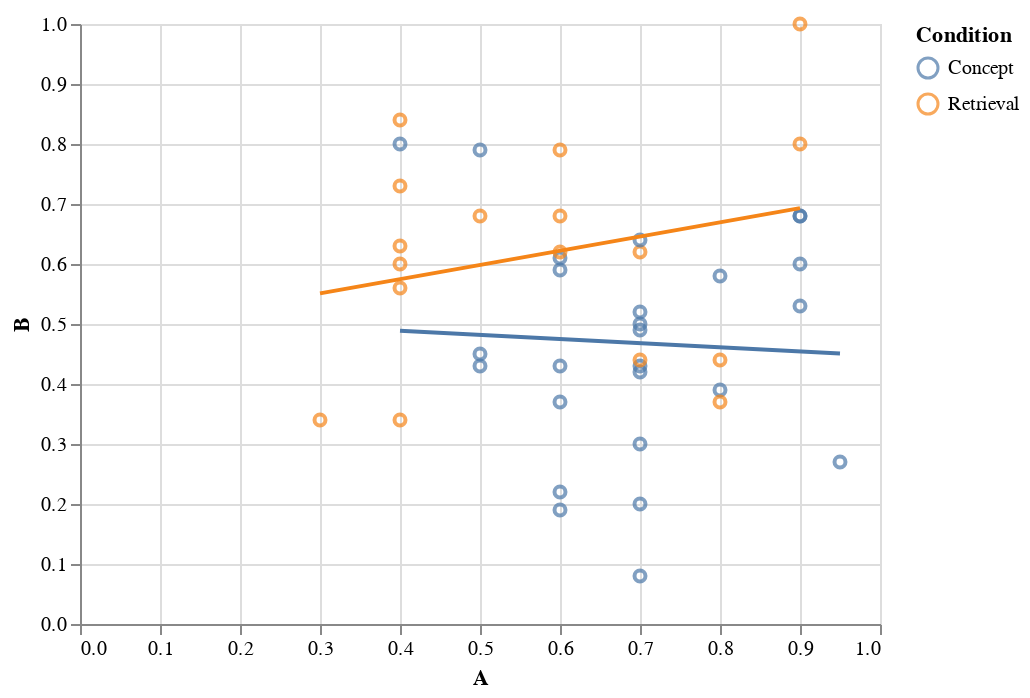

The cell this chart's notebook holds for it:
### Markdown cell above
# Question 3

How good were subjects at predicting how well they would do on the follow-up learning test? Calculate a measure of how well subjects predicted their performance and interpret the value in context. (Optionally, you may want to include a visualization as well.)

### Code cell
import numpy as np
import altair as alt

learning_df["prediction accuracy"] = learning_df["TS.avg"] - learning_df["PR.2"]
#learning_df["prediction accuracy"].describe()
#learning_df.loc[learning_df["Condition"] == "Concept", "prediction accuracy"].describe()
#learning_df.loc[learning_df["Condition"] == "Retrieval", "prediction accuracy"].describe()

#renamed to ensure functionality
learning_df["A"] = learning_df["PR.2"]
learning_df["B"] = learning_df["TS.avg"]
# make the chart
chart = alt.Chart(learning_df).mark_point().encode(
    x="A:Q",
    y="B:Q",
    color="Condition"
)
# make the lines of best fit
chart + chart.transform_regression("A", "B", groupby=["Condition"]).mark_line()

### Figure 1 — Vega-Lite specification as saved in the notebook (floating-point values rounded to 4 significant figures)
{"config": {"view": {"continuousWidth": 400, "continuousHeight": 300}}, "layer": [{"mark": "point", "encoding": {"color": {"field": "Condition", "type": "nominal"}, "x": {"field": "A", "type": "quantitative"}, "y": {"field": "B", "type": "quantitative"}}}, {"mark": "line", "encoding": {"color": {"field": "Condition", "type": "nominal"}, "x": {"field": "A", "type": "quantitative"}, "y": {"field": "B", "type": "quantitative"}}, "transform": [{"on": "A", "regression": "B", "groupby": ["Condition"]}]}], "data": {"name": "data-6a0f5ade6e8eb1f7308b8ba0993b06a6"}, "$schema": "https://vega.github.io/schema/vega-lite/v4.17.0.json", "datasets": {"data-6a0f5ade6e8eb1f7308b8ba0993b06a6": [{"ID": "KB1", "Age": 18, "Gender": "Female", "Date.P1": "11/21/16", "Date.P2": "11/28/16", "Condition": "Concept", "IC.1": 1, "IC.2": 1, "Comp.1": 1, "Comp.2": 1, "PR.1": 1.0, "PR.2": 0.8, "MCS.1": 0.75, "Scorer.1": "NK", "MCS.2": 0.67, "Scorer.2": "TT", "MCS.avg": 0.71, "R1CS.1": null, "Scorer.1.1": null, "R1CS.2": null, "Scorer.2.1": null, "R1CS.avg": null, "R2CS.1": null, "Scorer.1.2": null, "R2CS.2": null, "Scorer.2.2": null, "R2CS.avg": null, "TS.1": 0.36, "Scorer.1.3": "NK", "TS.2": 0.42, "Scorer.2.3": "MS", "TS.avg": 0.39, "Exc.1": 0, "Exc.2": 0, "Collection": 1, "prediction accuracy": -0.41, "predicted prediction accuracy": 0.5194, "A": 0.8, "B": 0.39}, {"ID": "KB2", "Age": 18, "Gender": "Male", "Date.P1": "11/21/16", "Date.P2": "11/28/16", "Condition": "Concept", "IC.1": 1, "IC.2": 1, "Comp.1": 1, "Comp.2": 1, "PR.1": 0.0, "PR.2": 0.7, "MCS.1": 0.4, "Scorer.1": "NK", "MCS.2": 0.367, "Scorer.2": "TT", "MCS.avg": 0.3835, "R1CS.1": null, "Scorer.1.1": null, "R1CS.2": null, "Scorer.2.1": null, "R1CS.avg": null, "R2CS.1": null, "Scorer.1.2": null, "R2CS.2": null, "Scorer.2.2": null, "R2CS.avg": null, "TS.1": 0.48, "Scorer.1.3": "MS", "TS.2": 0.36, "Scorer.2.3": "NK", "TS.avg": 0.42, "Exc.1": 0, "Exc.2": 0, "Collection": 1, "prediction accuracy": -0.28, "predicted prediction accuracy": 0.5244, "A": 0.7, "B": 0.42}, {"ID": "KB3", "Age": 18, "Gender": "Male", "Date.P1": "11/21/16", "Date.P2": "11/28/16", "Condition": "Concept", "IC.1": 1, "IC.2": 1, "Comp.1": 1, "Comp.2": 1, "PR.1": 0.0, "PR.2": 0.7, "MCS.1": 0.433, "Scorer.1": "NK", "MCS.2": 0.55, "Scorer.2": "MS", "MCS.avg": 0.4915, "R1CS.1": null, "Scorer.1.1": null, "R1CS.2": null, "Scorer.2.1": null, "R1CS.avg": null, "R2CS.1": null, "Scorer.1.2": null, "R2CS.2": null, "Scorer.2.2": null, "R2CS.avg": null, "TS.1": 0.08, "Scorer.1.3": "NK", "TS.2": 0.08, "Scorer.2.3": "MS", "TS.avg": 0.08, "Exc.1": 0, "Exc.2": 0, "Collection": 1, "prediction accuracy": -0.62, "predicted prediction accuracy": 0.5244, "A": 0.7, "B": 0.08}, {"ID": "KB4", "Age": 19, "Gender": "Female", "Date.P1": "11/21/16", "Date.P2": "11/28/16", "Condition": "Concept", "IC.1": 1, "IC.2": 1, "Comp.1": 1, "Comp.2": 1, "PR.1": 0.0, "PR.2": 0.7, "MCS.1": 0.317, "Scorer.1": "NK", "MCS.2": 0.333, "Scorer.2": "MS", "MCS.avg": 0.325, "R1CS.1": null, "Scorer.1.1": null, "R1CS.2": null, "Scorer.2.1": null, "R1CS.avg": null, "R2CS.1": null, "Scorer.1.2": null, "R2CS.2": null, "Scorer.2.2": null, "R2CS.avg": null, "TS.1": 0.44, "Scorer.1.3": "MS", "TS.2": 0.42, "Scorer.2.3": "NK", "TS.avg": 0.43, "Exc.1": 0, "Exc.2": 0, "Collection": 1, "prediction accuracy": -0.27, "predicted prediction accuracy": 0.5244, "A": 0.7, "B": 0.43}, {"ID": "KB5", "Age": 19, "Gender": "Female", "Date.P1": "11/22/16", "Date.P2": "11/29/16", "Condition": "Concept", "IC.1": 1, "IC.2": 1, "Comp.1": 1, "Comp.2": 1, "PR.1": 0.0, "PR.2": 0.95, "MCS.1": 0.683, "Scorer.1": "NK", "MCS.2": 0.717, "Scorer.2": "MS", "MCS.avg": 0.7, "R1CS.1": null, "Scorer.1.1": null, "R1CS.2": null, "Scorer.2.1": null, "R1CS.avg": null, "R2CS.1": null, "Scorer.1.2": null, "R2CS.2": null, "Scorer.2.2": null, "R2CS.avg": null, "TS.1": 0.26, "Scorer.1.3": "NK", "TS.2": 0.28, "Scorer.2.3": "MS", "TS.avg": 0.27, "Exc.1": 0, "Exc.2": 0, "Collection": 1, "prediction accuracy": -0.68, "predicted prediction accuracy": 0.5118, "A": 0.95, "B": 0.27}, {"ID": "KB6", "Age": 19, "Gender": "Male", "Date.P1": "11/22/16", "Date.P2": "11/29/16", "Condition": "Concept", "IC.1": 1, "IC.2": 1, "Comp.1": 1, "Comp.2": 1, "PR.1": 1.0, "PR.2": 0.6, "MCS.1": 0.817, "Scorer.1": "NK", "MCS.2": 0.783, "Scorer.2": "MS", "MCS.avg": 0.8, "R1CS.1": null, "Scorer.1.1": null, "R1CS.2": null, "Scorer.2.1": null, "R1CS.avg": null, "R2CS.1": null, "Scorer.1.2": null, "R2CS.2": null, "Scorer.2.2": null, "R2CS.avg": null, "TS.1": 0.4, "Scorer.1.3": "NK", "TS.2": 0.46, "Scorer.2.3": "MS", "TS.avg": 0.43, "Exc.1": 0, "Exc.2": 0, "Collection": 1, "prediction accuracy": -0.17, "predicted prediction accuracy": 0.5295, "A": 0.6, "B": 0.43}, {"ID": "KB7", "Age": 18, "Gender": "Male", "Date.P1": "11/22/16", "Date.P2": "12/6/16", "Condition": "Concept", "IC.1": 1, "IC.2": 1, "Comp.1": 1, "Comp.2": 1, "PR.1": 1.0, "PR.2": 0.6, "MCS.1": 0.733, "Scorer.1": "NK", "MCS.2": 0.767, "Scorer.2": "MS", "MCS.avg": 0.75, "R1CS.1": null, "Scorer.1.1": null, "R1CS.2": null, "Scorer.2.1": null, "R1CS.avg": null, "R2CS.1": null, "Scorer.1.2": null, "R2CS.2": null, "Scorer.2.2": null, "R2CS.avg": null, "TS.1": 0.38, "Scorer.1.3": "MS", "TS.2": 0.36, "Scorer.2.3": "CB", "TS.avg": 0.37, "Exc.1": 0, "Exc.2": 0, "Collection": 1, "prediction accuracy": -0.23, "predicted prediction accuracy": 0.5295, "A": 0.6, "B": 0.37}, {"ID": "KB8", "Age": 20, "Gender": "Male", "Date.P1": "11/22/16", "Date.P2": "11/29/16", "Condition": "Concept", "IC.1": 1, "IC.2": 1, "Comp.1": 1, "Comp.2": 1, "PR.1": 1.0, "PR.2": 0.5, "MCS.1": 0.35, "Scorer.1": "NK", "MCS.2": 0.333, "Scorer.2": "MS", "MCS.avg": 0.3415, "R1CS.1": null, "Scorer.1.1": null, "R1CS.2": null, "Scorer.2.1": null, "R1CS.avg": null, "R2CS.1": null, "Scorer.1.2": null, "R2CS.2": null, "Scorer.2.2": null, "R2CS.avg": null, "TS.1": 0.44, "Scorer.1.3": "NK", "TS.2": 0.46, "Scorer.2.3": "MS", "TS.avg": 0.45, "Exc.1": 0, "Exc.2": 0, "Collection": 1, "prediction accuracy": -0.05, "predicted prediction accuracy": 0.5346, "A": 0.5, "B": 0.45}, {"ID": "KB9", "Age": 20, "Gender": "Male", "Date.P1": "11/22/16", "Date.P2": "11/28/16", "Condition": "Concept", "IC.1": 1, "IC.2": 1, "Comp.1": 1, "Comp.2": 1, "PR.1": 0.0, "PR.2": 0.6, "MCS.1": 0.65, "Scorer.1": "NK", "MCS.2": 0.65, "Scorer.2": "MS", "MCS.avg": 0.65, "R1CS.1": null, "Scorer.1.1": null, "R1CS.2": null, "Scorer.2.1": null, "R1CS.avg": null, "R2CS.1": null, "Scorer.1.2": null, "R2CS.2": null, "Scorer.2.2": null, "R2CS.avg": null, "TS.1": 0.64, "Scorer.1.3": "MS", "TS.2": 0.58, "Scorer.2.3": "NK", "TS.avg": 0.61, "Exc.1": 0, "Exc.2": 0, "Collection": 1, "prediction accuracy": 0.01, "predicted prediction accuracy": 0.5295, "A": 0.6, "B": 0.61}, {"ID": "KB10", "Age": 20, "Gender": "Female", "Date.P1": "11/29/16", "Date.P2": "12/6/16", "Condition": "Concept", "IC.1": 1, "IC.2": 1, "Comp.1": 1, "Comp.2": 1, "PR.1": 1.0, "PR.2": 0.9, "MCS.1": 0.817, "Scorer.1": "NK", "MCS.2": 0.783, "Scorer.2": "MS", "MCS.avg": 0.8, "R1CS.1": null, "Scorer.1.1": null, "R1CS.2": null, "Scorer.2.1": null, "R1CS.avg": null, "R2CS.1": null, "Scorer.1.2": null, "R2CS.2": null, "Scorer.2.2": null, "R2CS.avg": null, "TS.1": 0.66, "Scorer.1.3": "NK", "TS.2": 0.7, "Scorer.2.3": "MS", "TS.avg": 0.68, "Exc.1": 0, "Exc.2": 0, "Collection": 1, "prediction accuracy": -0.22, "predicted prediction accuracy": 0.5143, "A": 0.9, "B": 0.68}, {"ID": "KB11", "Age": 21, "Gender": "Female", "Date.P1": "11/21/16", "Date.P2": "11/28/16", "Condition": "Retrieval", "IC.1": 1, "IC.2": 1, "Comp.1": 1, "Comp.2": 1, "PR.1": null, "PR.2": 0.4, "MCS.1": null, "Scorer.1": null, "MCS.2": null, "Scorer.2": null, "MCS.avg": null, "R1CS.1": 0.6, "Scorer.1.1": "NK", "R1CS.2": 0.6, "Scorer.2.1": "TT", "R1CS.avg": 0.6, "R2CS.1": 0.76, "Scorer.1.2": "NK", "R2CS.2": 0.783, "Scorer.2.2": "TT", "R2CS.avg": 0.772, "TS.1": 0.38, "Scorer.1.3": "MS", "TS.2": 0.3, "Scorer.2.3": "NK", "TS.avg": 0.34, "Exc.1": 0, "Exc.2": 0, "Collection": 1, "prediction accuracy": -0.06, "predicted prediction accuracy": 0.5396, "A": 0.4, "B": 0.34}, {"ID": "KB12", "Age": 18, "Gender": "Female", "Date.P1": "11/21/16", "Date.P2": "11/29/16", "Condition": "Retrieval", "IC.1": 1, "IC.2": 1, "Comp.1": 1, "Comp.2": 1, "PR.1": null, "PR.2": 0.6, "MCS.1": null, "Scorer.1": null, "MCS.2": null, "Scorer.2": null, "MCS.avg": null, "R1CS.1": 0.81, "Scorer.1.1": "NK", "R1CS.2": 0.85, "Scorer.2.1": "TT", "R1CS.avg": 0.83, "R2CS.1": 0.93, "Scorer.1.2": "NK", "R2CS.2": 0.933, "Scorer.2.2": "TT", "R2CS.avg": 0.932, "TS.1": 0.76, "Scorer.1.3": "NK", "TS.2": 0.82, "Scorer.2.3": "MS", "TS.avg": 0.79, "Exc.1": 0, "Exc.2": 0, "Collection": 1, "prediction accuracy": 0.19, "predicted prediction accuracy": 0.5295, "A": 0.6, "B": 0.79}, {"ID": "KB13", "Age": 20, "Gender": "Female", "Date.P1": "11/21/16", "Date.P2": "11/28/16", "Condition": "Retrieval", "IC.1": 1, "IC.2": 1, "Comp.1": 1, "Comp.2": 1, "PR.1": null, "PR.2": 0.9, "MCS.1": null, "Scorer.1": null, "MCS.2": null, "Scorer.2": null, "MCS.avg": null, "R1CS.1": 0.63, "Scorer.1.1": "NK", "R1CS.2": 0.617, "Scorer.2.1": "TT", "R1CS.avg": 0.624, "R2CS.1": 0.76, "Scorer.1.2": "NK", "R2CS.2": 0.8, "Scorer.2.2": "TT", "R2CS.avg": 0.78, "TS.1": 0.8, "Scorer.1.3": "MS", "TS.2": 0.8, "Scorer.2.3": "NK", "TS.avg": 0.8, "Exc.1": 0, "Exc.2": 0, "Collection": 1, "prediction accuracy": -0.1, "predicted prediction accuracy": 0.5143, "A": 0.9, "B": 0.8}, {"ID": "KB14", "Age": 19, "Gender": "Female", "Date.P1": "11/21/16", "Date.P2": "11/28/16", "Condition": "Retrieval", "IC.1": 1, "IC.2": 1, "Comp.1": 1, "Comp.2": 1, "PR.1": null, "PR.2": 0.7, "MCS.1": null, "Scorer.1": null, "MCS.2": null, "Scorer.2": null, "MCS.avg": null, "R1CS.1": 0.56, "Scorer.1.1": "NK", "R1CS.2": 0.567, "Scorer.2.1": "TT", "R1CS.avg": 0.564, "R2CS.1": 0.18, "Scorer.1.2": "NK", "R2CS.2": 0.167, "Scorer.2.2": "TT", "R2CS.avg": 0.174, "TS.1": 0.48, "Scorer.1.3": "MS", "TS.2": 0.4, "Scorer.2.3": "NK", "TS.avg": 0.44, "Exc.1": 0, "Exc.2": 0, "Collection": 1, "prediction accuracy": -0.26, "predicted prediction accuracy": 0.5244, "A": 0.7, "B": 0.44}, {"ID": "KB15", "Age": 18, "Gender": "Female", "Date.P1": "11/22/16", "Date.P2": "11/29/16", "Condition": "Retrieval", "IC.1": 1, "IC.2": 1, "Comp.1": 1, "Comp.2": 1, "PR.1": null, "PR.2": 0.3, "MCS.1": null, "Scorer.1": null, "MCS.2": null, "Scorer.2": null, "MCS.avg": null, "R1CS.1": 0.4, "Scorer.1.1": "TT", "R1CS.2": 0.35, "Scorer.2.1": "LH", "R1CS.avg": 0.375, "R2CS.1": 0.483, "Scorer.1.2": "TT", "R2CS.2": 0.55, "Scorer.2.2": "LH", "R2CS.avg": 0.517, "TS.1": 0.34, "Scorer.1.3": "MS", "TS.2": 0.34, "Scorer.2.3": "CB", "TS.avg": 0.34, "Exc.1": 0, "Exc.2": 0, "Collection": 1, "prediction accuracy": 0.04, "predicted prediction accuracy": 0.5447, "A": 0.3, "B": 0.34}, {"ID": "KB16", "Age": 19, "Gender": "Male", "Date.P1": "11/22/16", "Date.P2": "11/29/16", "Condition": "Retrieval", "IC.1": 1, "IC.2": 1, "Comp.1": 1, "Comp.2": 1, "PR.1": null, "PR.2": 0.4, "MCS.1": null, "Scorer.1": null, "MCS.2": null, "Scorer.2": null, "MCS.avg": null, "R1CS.1": 0.5, "Scorer.1.1": "TT", "R1CS.2": 0.55, "Scorer.2.1": "LH", "R1CS.avg": 0.525, "R2CS.1": 0.8, "Scorer.1.2": "TT", "R2CS.2": 0.83, "Scorer.2.2": "LH", "R2CS.avg": 0.82, "TS.1": 0.6, "Scorer.1.3": "NK", "TS.2": 0.6, "Scorer.2.3": "MS", "TS.avg": 0.6, "Exc.1": 0, "Exc.2": 0, "Collection": 1, "prediction accuracy": 0.2, "predicted prediction accuracy": 0.5396, "A": 0.4, "B": 0.6}, {"ID": "KB18", "Age": 20, "Gender": "Male", "Date.P1": "11/22/16", "Date.P2": "11/29/16", "Condition": "Retrieval", "IC.1": 1, "IC.2": 1, "Comp.1": 1, "Comp.2": 1, "PR.1": null, "PR.2": 0.7, "MCS.1": null, "Scorer.1": null, "MCS.2": null, "Scorer.2": null, "MCS.avg": null, "R1CS.1": 0.7, "Scorer.1.1": "TT", "R1CS.2": 0.67, "Scorer.2.1": "LH", "R1CS.avg": 0.685, "R2CS.1": 0.8, "Scorer.1.2": "TT", "R2CS.2": 0.883, "Scorer.2.2": "LH", "R2CS.avg": 0.842, "TS.1": 0.6, "Scorer.1.3": "MS", "TS.2": 0.64, "Scorer.2.3": "CB", "TS.avg": 0.62, "Exc.1": 0, "Exc.2": 0, "Collection": 1, "prediction accuracy": -0.08, "predicted prediction accuracy": 0.5244, "A": 0.7, "B": 0.62}, {"ID": "KB19", "Age": 21, "Gender": "Female", "Date.P1": "11/29/16", "Date.P2": "12/6/16", "Condition": "Retrieval", "IC.1": 1, "IC.2": 1, "Comp.1": 1, "Comp.2": 1, "PR.1": null, "PR.2": 0.4, "MCS.1": null, "Scorer.1": null, "MCS.2": null, "Scorer.2": null, "MCS.avg": null, "R1CS.1": 0.57, "Scorer.1.1": "LH", "R1CS.2": 0.65, "Scorer.2.1": "TT", "R1CS.avg": 0.61, "R2CS.1": 0.73, "Scorer.1.2": "LH", "R2CS.2": 0.817, "Scorer.2.2": "TT", "R2CS.avg": 0.774, "TS.1": 0.72, "Scorer.1.3": "NK", "TS.2": 0.74, "Scorer.2.3": "MS", "TS.avg": 0.73, "Exc.1": 0, "Exc.2": 0, "Collection": 1, "prediction accuracy": 0.33, "predicted prediction accuracy": 0.5396, "A": 0.4, "B": 0.73}, {"ID": "KB20", "Age": 17, "Gender": "Male", "Date.P1": "11/29/16", "Date.P2": "12/6/16", "Condition": "Retrieval", "IC.1": 1, "IC.2": 1, "Comp.1": 1, "Comp.2": 1, "PR.1": null, "PR.2": 0.6, "MCS.1": null, "Scorer.1": null, "MCS.2": null, "Scorer.2": null, "MCS.avg": null, "R1CS.1": 0.583, "Scorer.1.1": "LH", "R1CS.2": 0.633, "Scorer.2.1": "TT", "R1CS.avg": 0.61, "R2CS.1": 0.733, "Scorer.1.2": "LH", "R2CS.2": 0.767, "Scorer.2.2": "TT", "R2CS.avg": 0.75, "TS.1": 0.62, "Scorer.1.3": "NK", "TS.2": 0.62, "Scorer.2.3": "CB", "TS.avg": 0.62, "Exc.1": 0, "Exc.2": 0, "Collection": 1, "prediction accuracy": 0.02, "predicted prediction accuracy": 0.5295, "A": 0.6, "B": 0.62}, {"ID": "KB21", "Age": 20, "Gender": "Male", "Date.P1": "11/29/16", "Date.P2": "12/6/16", "Condition": "Concept", "IC.1": 1, "IC.2": 1, "Comp.1": 1, "Comp.2": 1, "PR.1": 0.0, "PR.2": 0.8, "MCS.1": 0.55, "Scorer.1": "NK", "MCS.2": 0.583, "Scorer.2": "CB", "MCS.avg": 0.567, "R1CS.1": null, "Scorer.1.1": null, "R1CS.2": null, "Scorer.2.1": null, "R1CS.avg": null, "R2CS.1": null, "Scorer.1.2": null, "R2CS.2": null, "Scorer.2.2": null, "R2CS.avg": null, "TS.1": 0.56, "Scorer.1.3": "MS", "TS.2": 0.6, "Scorer.2.3": "CB", "TS.avg": 0.58, "Exc.1": 0, "Exc.2": 0, "Collection": 1, "prediction accuracy": -0.22, "predicted prediction accuracy": 0.5194, "A": 0.8, "B": 0.58}, {"ID": "KB22", "Age": 18, "Gender": "Male", "Date.P1": "11/29/16", "Date.P2": "12/6/16", "Condition": "Concept", "IC.1": 1, "IC.2": 1, "Comp.1": 1, "Comp.2": 1, "PR.1": 0.0, "PR.2": 0.6, "MCS.1": 0.417, "Scorer.1": "NK", "MCS.2": 0.433, "Scorer.2": "CB", "MCS.avg": 0.425, "R1CS.1": null, "Scorer.1.1": null, "R1CS.2": null, "Scorer.2.1": null, "R1CS.avg": null, "R2CS.1": null, "Scorer.1.2": null, "R2CS.2": null, "Scorer.2.2": null, "R2CS.avg": null, "TS.1": 0.18, "Scorer.1.3": "NK", "TS.2": 0.2, "Scorer.2.3": "MS", "TS.avg": 0.19, "Exc.1": 0, "Exc.2": 0, "Collection": 1, "prediction accuracy": -0.41, "predicted prediction accuracy": 0.5295, "A": 0.6, "B": 0.19}, {"ID": "KB23", "Age": 21, "Gender": "Male", "Date.P1": "11/29/16", "Date.P2": "12/6/16", "Condition": "Concept", "IC.1": 1, "IC.2": 1, "Comp.1": 1, "Comp.2": 1, "PR.1": 0.0, "PR.2": 0.9, "MCS.1": 0.56, "Scorer.1": "MS", "MCS.2": 0.45, "Scorer.2": "CB", "MCS.avg": 0.505, "R1CS.1": null, "Scorer.1.1": null, "R1CS.2": null, "Scorer.2.1": null, "R1CS.avg": null, "R2CS.1": null, "Scorer.1.2": null, "R2CS.2": null, "Scorer.2.2": null, "R2CS.avg": null, "TS.1": 0.68, "Scorer.1.3": "MS", "TS.2": 0.68, "Scorer.2.3": "CB", "TS.avg": 0.68, "Exc.1": 0, "Exc.2": 0, "Collection": 1, "prediction accuracy": -0.22, "predicted prediction accuracy": 0.5143, "A": 0.9, "B": 0.68}, {"ID": "KB24", "Age": 18, "Gender": "Male", "Date.P1": "11/29/16", "Date.P2": "12/6/16", "Condition": "Concept", "IC.1": 1, "IC.2": 1, "Comp.1": 1, "Comp.2": 1, "PR.1": 1.0, "PR.2": 0.9, "MCS.1": 0.917, "Scorer.1": "MS", "MCS.2": 0.8, "Scorer.2": "NK", "MCS.avg": 0.859, "R1CS.1": null, "Scorer.1.1": null, "R1CS.2": null, "Scorer.2.1": null, "R1CS.avg": null, "R2CS.1": null, "Scorer.1.2": null, "R2CS.2": null, "Scorer.2.2": null, "R2CS.avg": null, "TS.1": 0.54, "Scorer.1.3": "NK", "TS.2": 0.52, "Scorer.2.3": "MS", "TS.avg": 0.53, "Exc.1": 0, "Exc.2": 0, "Collection": 1, "prediction accuracy": -0.37, "predicted prediction accuracy": 0.5143, "A": 0.9, "B": 0.53}, {"ID": "KB25", "Age": 19, "Gender": "Male", "Date.P1": "11/29/16", "Date.P2": "12/6/16", "Condition": "Concept", "IC.1": 1, "IC.2": 1, "Comp.1": 1, "Comp.2": 1, "PR.1": 1.0, "PR.2": 0.6, "MCS.1": 0.683, "Scorer.1": "MS", "MCS.2": 0.667, "Scorer.2": "NK", "MCS.avg": 0.675, "R1CS.1": null, "Scorer.1.1": null, "R1CS.2": null, "Scorer.2.1": null, "R1CS.avg": null, "R2CS.1": null, "Scorer.1.2": null, "R2CS.2": null, "Scorer.2.2": null, "R2CS.avg": null, "TS.1": 0.56, "Scorer.1.3": "NK", "TS.2": 0.62, "Scorer.2.3": "MS", "TS.avg": 0.59, "Exc.1": 0, "Exc.2": 0, "Collection": 1, "prediction accuracy": -0.01, "predicted prediction accuracy": 0.5295, "A": 0.6, "B": 0.59}, {"ID": "KB26", "Age": 18, "Gender": "Female", "Date.P1": "11/29/16", "Date.P2": "12/6/16", "Condition": "Concept", "IC.1": 1, "IC.2": 1, "Comp.1": 1, "Comp.2": 1, "PR.1": 1.0, "PR.2": 0.7, "MCS.1": 0.667, "Scorer.1": "TT", "MCS.2": 0.65, "Scorer.2": "NK", "MCS.avg": 0.659, "R1CS.1": null, "Scorer.1.1": null, "R1CS.2": null, "Scorer.2.1": null, "R1CS.avg": null, "R2CS.1": null, "Scorer.1.2": null, "R2CS.2": null, "Scorer.2.2": null, "R2CS.avg": null, "TS.1": 0.3, "Scorer.1.3": "MS", "TS.2": 0.3, "Scorer.2.3": "CB", "TS.avg": 0.3, "Exc.1": 0, "Exc.2": 0, "Collection": 1, "prediction accuracy": -0.4, "predicted prediction accuracy": 0.5244, "A": 0.7, "B": 0.3}, {"ID": "KB27", "Age": 18, "Gender": "Male", "Date.P1": "11/29/16", "Date.P2": "12/6/16", "Condition": "Concept", "IC.1": 1, "IC.2": 1, "Comp.1": 1, "Comp.2": 1, "PR.1": 1.0, "PR.2": 0.7, "MCS.1": 0.5, "Scorer.1": "NK", "MCS.2": 0.5, "Scorer.2": "MS", "MCS.avg": 0.5, "R1CS.1": null, "Scorer.1.1": null, "R1CS.2": null, "Scorer.2.1": null, "R1CS.avg": null, "R2CS.1": null, "Scorer.1.2": null, "R2CS.2": null, "Scorer.2.2": null, "R2CS.avg": null, "TS.1": 0.52, "Scorer.1.3": "MS", "TS.2": 0.52, "Scorer.2.3": "CB", "TS.avg": 0.52, "Exc.1": 0, "Exc.2": 0, "Collection": 1, "prediction accuracy": -0.18, "predicted prediction accuracy": 0.5244, "A": 0.7, "B": 0.52}, {"ID": "KB28", "Age": 18, "Gender": "Male", "Date.P1": "11/29/16", "Date.P2": "12/2/16", "Condition": "Concept", "IC.1": 1, "IC.2": 1, "Comp.1": 1, "Comp.2": 1, "PR.1": 1.0, "PR.2": 0.5, "MCS.1": 0.55, "Scorer.1": "NK", "MCS.2": 0.617, "Scorer.2": "MS", "MCS.avg": 0.583, "R1CS.1": null, "Scorer.1.1": null, "R1CS.2": null, "Scorer.2.1": null, "R1CS.avg": null, "R2CS.1": null, "Scorer.1.2": null, "R2CS.2": null, "Scorer.2.2": null, "R2CS.avg": null, "TS.1": 0.42, "Scorer.1.3": "NK", "TS.2": 0.44, "Scorer.2.3": "MS", "TS.avg": 0.43, "Exc.1": 0, "Exc.2": 0, "Collection": 1, "prediction accuracy": -0.07, "predicted prediction accuracy": 0.5346, "A": 0.5, "B": 0.43}, {"ID": "KB29", "Age": 19, "Gender": "Male", "Date.P1": "1/23/17", "Date.P2": "1/31/17", "Condition": "Concept", "IC.1": 1, "IC.2": 1, "Comp.1": 1, "Comp.2": 1, "PR.1": 1.0, "PR.2": 0.9, "MCS.1": 0.867, "Scorer.1": "TT", "MCS.2": 0.85, "Scorer.2": "NK", "MCS.avg": 0.8585, "R1CS.1": null, "Scorer.1.1": null, "R1CS.2": null, "Scorer.2.1": null, "R1CS.avg": null, "R2CS.1": null, "Scorer.1.2": null, "R2CS.2": null, "Scorer.2.2": null, "R2CS.avg": null, "TS.1": 0.6, "Scorer.1.3": "LH", "TS.2": 0.6, "Scorer.2.3": "TT", "TS.avg": 0.6, "Exc.1": 0, "Exc.2": 0, "Collection": 1, "prediction accuracy": -0.3, "predicted prediction accuracy": 0.5143, "A": 0.9, "B": 0.6}, {"ID": "KB30", "Age": 18, "Gender": "Female", "Date.P1": "1/23/17", "Date.P2": "1/31/17", "Condition": "Concept", "IC.1": 1, "IC.2": 1, "Comp.1": 1, "Comp.2": 1, "PR.1": 1.0, "PR.2": 0.4, "MCS.1": 0.76, "Scorer.1": "NK", "MCS.2": 0.783, "Scorer.2": "TT", "MCS.avg": 0.767, "R1CS.1": null, "Scorer.1.1": null, "R1CS.2": null, "Scorer.2.1": null, "R1CS.avg": null, "R2CS.1": null, "Scorer.1.2": null, "R2CS.2": null, "Scorer.2.2": null, "R2CS.avg": null, "TS.1": 0.8, "Scorer.1.3": "LH", "TS.2": 0.8, "Scorer.2.3": "NK", "TS.avg": 0.8, "Exc.1": 0, "Exc.2": 0, "Collection": 1, "prediction accuracy": 0.4, "predicted prediction accuracy": 0.5396, "A": 0.4, "B": 0.8}, {"ID": "KB31", "Age": 19, "Gender": "Female", "Date.P1": "1/23/17", "Date.P2": "2/1/17", "Condition": "Concept", "IC.1": 1, "IC.2": 1, "Comp.1": 1, "Comp.2": 1, "PR.1": 1.0, "PR.2": 0.6, "MCS.1": 0.733, "Scorer.1": "TT", "MCS.2": 0.75, "Scorer.2": "NK", "MCS.avg": 0.74, "R1CS.1": null, "Scorer.1.1": null, "R1CS.2": null, "Scorer.2.1": null, "R1CS.avg": null, "R2CS.1": null, "Scorer.1.2": null, "R2CS.2": null, "Scorer.2.2": null, "R2CS.avg": null, "TS.1": 0.22, "Scorer.1.3": "LH", "TS.2": 0.22, "Scorer.2.3": "NK", "TS.avg": 0.22, "Exc.1": 0, "Exc.2": 0, "Collection": 1, "prediction accuracy": -0.38, "predicted prediction accuracy": 0.5295, "A": 0.6, "B": 0.22}, {"ID": "KB32", "Age": 18, "Gender": "Male", "Date.P1": "1/23/17", "Date.P2": "1/31/17", "Condition": "Concept", "IC.1": 1, "IC.2": 1, "Comp.1": 1, "Comp.2": 1, "PR.1": 0.0, "PR.2": 0.7, "MCS.1": 0.62, "Scorer.1": "NK", "MCS.2": 0.633, "Scorer.2": "TT", "MCS.avg": 0.623, "R1CS.1": null, "Scorer.1.1": null, "R1CS.2": null, "Scorer.2.1": null, "R1CS.avg": null, "R2CS.1": null, "Scorer.1.2": null, "R2CS.2": null, "Scorer.2.2": null, "R2CS.avg": null, "TS.1": 0.54, "Scorer.1.3": "LH", "TS.2": 0.46, "Scorer.2.3": "NK", "TS.avg": 0.5, "Exc.1": 0, "Exc.2": 0, "Collection": 1, "prediction accuracy": -0.2, "predicted prediction accuracy": 0.5244, "A": 0.7, "B": 0.5}, {"ID": "KB33", "Age": 21, "Gender": "Male", "Date.P1": "1/24/17", "Date.P2": "1/31/17", "Condition": "Concept", "IC.1": 1, "IC.2": 1, "Comp.1": 1, "Comp.2": 1, "PR.1": 1.0, "PR.2": 0.7, "MCS.1": 0.767, "Scorer.1": "TT", "MCS.2": 0.8, "Scorer.2": "NK", "MCS.avg": 0.785, "R1CS.1": null, "Scorer.1.1": null, "R1CS.2": null, "Scorer.2.1": null, "R1CS.avg": null, "R2CS.1": null, "Scorer.1.2": null, "R2CS.2": null, "Scorer.2.2": null, "R2CS.avg": null, "TS.1": 0.64, "Scorer.1.3": "LH", "TS.2": 0.64, "Scorer.2.3": "TT", "TS.avg": 0.64, "Exc.1": 0, "Exc.2": 0, "Collection": 1, "prediction accuracy": -0.06, "predicted prediction accuracy": 0.5244, "A": 0.7, "B": 0.64}, {"ID": "KB34", "Age": 22, "Gender": "Female", "Date.P1": "1/24/17", "Date.P2": "1/31/17", "Condition": "Retrieval", "IC.1": 1, "IC.2": 1, "Comp.1": 1, "Comp.2": 1, "PR.1": null, "PR.2": 0.8, "MCS.1": null, "Scorer.1": null, "MCS.2": null, "Scorer.2": null, "MCS.avg": null, "R1CS.1": 0.367, "Scorer.1.1": "TT", "R1CS.2": 0.383, "Scorer.2.1": "LH", "R1CS.avg": 0.375, "R2CS.1": 0.567, "Scorer.1.2": "TT", "R2CS.2": 0.6, "Scorer.2.2": "LH", "R2CS.avg": 0.584, "TS.1": 0.42, "Scorer.1.3": "LH", "TS.2": 0.32, "Scorer.2.3": "TT", "TS.avg": 0.37, "Exc.1": 0, "Exc.2": 0, "Collection": 1, "prediction accuracy": -0.43, "predicted prediction accuracy": 0.5194, "A": 0.8, "B": 0.37}, {"ID": "KB35", "Age": 19, "Gender": "Male", "Date.P1": "1/24/17", "Date.P2": "2/2/17", "Condition": "Retrieval", "IC.1": 1, "IC.2": 1, "Comp.1": 1, "Comp.2": 1, "PR.1": null, "PR.2": 0.9, "MCS.1": null, "Scorer.1": null, "MCS.2": null, "Scorer.2": null, "MCS.avg": null, "R1CS.1": 0.767, "Scorer.1.1": "TT", "R1CS.2": 0.8, "Scorer.2.1": "LH", "R1CS.avg": 0.784, "R2CS.1": 0.867, "Scorer.1.2": "TT", "R2CS.2": 0.9, "Scorer.2.2": "LH", "R2CS.avg": 0.884, "TS.1": 1.0, "Scorer.1.3": "LH", "TS.2": 1.0, "Scorer.2.3": "NK", "TS.avg": 1.0, "Exc.1": 0, "Exc.2": 0, "Collection": 1, "prediction accuracy": 0.1, "predicted prediction accuracy": 0.5143, "A": 0.9, "B": 1.0}, {"ID": "KB37", "Age": 20, "Gender": "Male", "Date.P1": "1/24/17", "Date.P2": "1/31/17", "Condition": "Retrieval", "IC.1": 1, "IC.2": 1, "Comp.1": 1, "Comp.2": 1, "PR.1": null, "PR.2": 0.8, "MCS.1": null, "Scorer.1": null, "MCS.2": null, "Scorer.2": null, "MCS.avg": null, "R1CS.1": 0.4, "Scorer.1.1": "TT", "R1CS.2": 0.5, "Scorer.2.1": "LH", "R1CS.avg": 0.45, "R2CS.1": 0.75, "Scorer.1.2": "TT", "R2CS.2": 0.8, "Scorer.2.2": "LH", "R2CS.avg": 0.775, "TS.1": 0.44, "Scorer.1.3": "LH", "TS.2": 0.44, "Scorer.2.3": "TT", "TS.avg": 0.44, "Exc.1": 0, "Exc.2": 0, "Collection": 1, "prediction accuracy": -0.36, "predicted prediction accuracy": 0.5194, "A": 0.8, "B": 0.44}, {"ID": "KB38", "Age": 19, "Gender": "Female", "Date.P1": "1/24/17", "Date.P2": "1/31/17", "Condition": "Concept", "IC.1": 1, "IC.2": 1, "Comp.1": 1, "Comp.2": 1, "PR.1": 1.0, "PR.2": 0.7, "MCS.1": 0.717, "Scorer.1": "NK", "MCS.2": 0.733, "Scorer.2": "TT", "MCS.avg": 0.725, "R1CS.1": null, "Scorer.1.1": null, "R1CS.2": null, "Scorer.2.1": null, "R1CS.avg": null, "R2CS.1": null, "Scorer.1.2": null, "R2CS.2": null, "Scorer.2.2": null, "R2CS.avg": null, "TS.1": 0.22, "Scorer.1.3": "LH", "TS.2": 0.18, "Scorer.2.3": "TT", "TS.avg": 0.2, "Exc.1": 0, "Exc.2": 0, "Collection": 1, "prediction accuracy": -0.5, "predicted prediction accuracy": 0.5244, "A": 0.7, "B": 0.2}, {"ID": "KB39", "Age": 19, "Gender": "Female", "Date.P1": "1/25/17", "Date.P2": "2/1/17", "Condition": "Concept", "IC.1": 1, "IC.2": 1, "Comp.1": 1, "Comp.2": 1, "PR.1": 0.0, "PR.2": 0.7, "MCS.1": 0.417, "Scorer.1": "NK", "MCS.2": 0.417, "Scorer.2": "TT", "MCS.avg": 0.417, "R1CS.1": null, "Scorer.1.1": null, "R1CS.2": null, "Scorer.2.1": null, "R1CS.avg": null, "R2CS.1": null, "Scorer.1.2": null, "R2CS.2": null, "Scorer.2.2": null, "R2CS.avg": null, "TS.1": 0.48, "Scorer.1.3": "LH", "TS.2": 0.5, "Scorer.2.3": "NK", "TS.avg": 0.49, "Exc.1": 0, "Exc.2": 0, "Collection": 1, "prediction accuracy": -0.21, "predicted prediction accuracy": 0.5244, "A": 0.7, "B": 0.49}, {"ID": "KB40", "Age": 20, "Gender": "Female", "Date.P1": "1/25/17", "Date.P2": "2/2/17", "Condition": "Retrieval", "IC.1": 1, "IC.2": 1, "Comp.1": 1, "Comp.2": 1, "PR.1": null, "PR.2": 0.4, "MCS.1": null, "Scorer.1": null, "MCS.2": null, "Scorer.2": null, "MCS.avg": null, "R1CS.1": 0.367, "Scorer.1.1": "TT", "R1CS.2": 0.4, "Scorer.2.1": "LH", "R1CS.avg": 0.384, "R2CS.1": 0.65, "Scorer.1.2": "TT", "R2CS.2": 0.717, "Scorer.2.2": "LH", "R2CS.avg": 0.683, "TS.1": 0.66, "Scorer.1.3": "LH", "TS.2": 0.6, "Scorer.2.3": "NK", "TS.avg": 0.63, "Exc.1": 0, "Exc.2": 0, "Collection": 1, "prediction accuracy": 0.23, "predicted prediction accuracy": 0.5396, "A": 0.4, "B": 0.63}, {"ID": "KB41", "Age": 19, "Gender": "Female", "Date.P1": "1/25/17", "Date.P2": "2/1/17", "Condition": "Retrieval", "IC.1": 1, "IC.2": 1, "Comp.1": 1, "Comp.2": 1, "PR.1": null, "PR.2": 0.6, "MCS.1": null, "Scorer.1": null, "MCS.2": null, "Scorer.2": null, "MCS.avg": null, "R1CS.1": 0.633, "Scorer.1.1": "TT", "R1CS.2": 0.733, "Scorer.2.1": "LH", "R1CS.avg": 0.683, "R2CS.1": 0.767, "Scorer.1.2": "TT", "R2CS.2": 0.833, "Scorer.2.2": "LH", "R2CS.avg": 0.8, "TS.1": 0.66, "Scorer.1.3": "LH", "TS.2": 0.7, "Scorer.2.3": "NK", "TS.avg": 0.68, "Exc.1": 0, "Exc.2": 0, "Collection": 1, "prediction accuracy": 0.08, "predicted prediction accuracy": 0.5295, "A": 0.6, "B": 0.68}, {"ID": "KB42", "Age": 19, "Gender": "Female", "Date.P1": "1/25/17", "Date.P2": "2/1/17", "Condition": "Retrieval", "IC.1": 1, "IC.2": 1, "Comp.1": 1, "Comp.2": 1, "PR.1": null, "PR.2": 0.4, "MCS.1": null, "Scorer.1": null, "MCS.2": null, "Scorer.2": null, "MCS.avg": null, "R1CS.1": 0.717, "Scorer.1.1": "TT", "R1CS.2": 0.683, "Scorer.2.1": "LH", "R1CS.avg": 0.7, "R2CS.1": 0.7, "Scorer.1.2": "TT", "R2CS.2": 0.7, "Scorer.2.2": "LH", "R2CS.avg": 0.7, "TS.1": 0.88, "Scorer.1.3": "LH", "TS.2": 0.8, "Scorer.2.3": "NK", "TS.avg": 0.84, "Exc.1": 0, "Exc.2": 0, "Collection": 1, "prediction accuracy": 0.44, "predicted prediction accuracy": 0.5396, "A": 0.4, "B": 0.84}, {"ID": "KB43", "Age": 18, "Gender": "Female", "Date.P1": "1/25/17", "Date.P2": "2/1/17", "Condition": "Retrieval", "IC.1": 1, "IC.2": 1, "Comp.1": 1, "Comp.2": 1, "PR.1": null, "PR.2": 0.4, "MCS.1": null, "Scorer.1": null, "MCS.2": null, "Scorer.2": null, "MCS.avg": null, "R1CS.1": 0.45, "Scorer.1.1": "TT", "R1CS.2": 0.467, "Scorer.2.1": "LH", "R1CS.avg": 0.458, "R2CS.1": 0.717, "Scorer.1.2": "TT", "R2CS.2": 0.717, "Scorer.2.2": "LH", "R2CS.avg": 0.717, "TS.1": 0.58, "Scorer.1.3": "LH", "TS.2": 0.54, "Scorer.2.3": "NK", "TS.avg": 0.56, "Exc.1": 0, "Exc.2": 0, "Collection": 1, "prediction accuracy": 0.16, "predicted prediction accuracy": 0.5396, "A": 0.4, "B": 0.56}, {"ID": "KB44", "Age": 20, "Gender": "Male", "Date.P1": "1/25/17", "Date.P2": "2/1/17", "Condition": "Concept", "IC.1": 1, "IC.2": 1, "Comp.1": 1, "Comp.2": 1, "PR.1": 0.0, "PR.2": 0.5, "MCS.1": 0.75, "Scorer.1": "TT", "MCS.2": 0.85, "Scorer.2": "NK", "MCS.avg": 0.8, "R1CS.1": null, "Scorer.1.1": null, "R1CS.2": null, "Scorer.2.1": null, "R1CS.avg": null, "R2CS.1": null, "Scorer.1.2": null, "R2CS.2": null, "Scorer.2.2": null, "R2CS.avg": null, "TS.1": 0.82, "Scorer.1.3": "LH", "TS.2": 0.76, "Scorer.2.3": "NK", "TS.avg": 0.79, "Exc.1": 0, "Exc.2": 0, "Collection": 1, "prediction accuracy": 0.29, "predicted prediction accuracy": 0.5346, "A": 0.5, "B": 0.79}, {"ID": "KB45", "Age": 19, "Gender": "Female", "Date.P1": "1/26/17", "Date.P2": "2/2/17", "Condition": "Retrieval", "IC.1": 1, "IC.2": 1, "Comp.1": 1, "Comp.2": 1, "PR.1": null, "PR.2": 0.5, "MCS.1": null, "Scorer.1": null, "MCS.2": null, "Scorer.2": null, "MCS.avg": null, "R1CS.1": 0.66, "Scorer.1.1": "NK", "R1CS.2": 0.817, "Scorer.2.1": "LH", "R1CS.avg": 0.738, "R2CS.1": 0.8, "Scorer.1.2": "NK", "R2CS.2": 0.85, "Scorer.2.2": "LH", "R2CS.avg": 0.825, "TS.1": 0.68, "Scorer.1.3": "LH", "TS.2": 0.68, "Scorer.2.3": "TT", "TS.avg": 0.68, "Exc.1": 0, "Exc.2": 0, "Collection": 1, "prediction accuracy": 0.18, "predicted prediction accuracy": 0.5346, "A": 0.5, "B": 0.68}]}}
